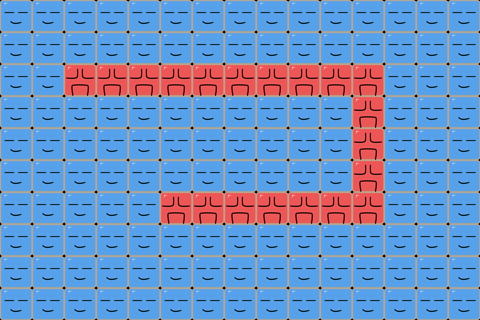

A 2D game scene composited from a Tiled map and its tileset images. What follows is a short description and the map's XML, with each tile layer's data collapsed to a summary:
An orthogonal 15x10 tile map with 32x32 px tiles, 1 tile layer (red) and 4 objects (1, 2, 3, 4).

<map version="1.0" orientation="orthogonal" width="15" height="10" tilewidth="32" tileheight="32">
 <tileset firstgid="1" name="blocks" tilewidth="32" tileheight="32">
  <image source="blocks.png" width="96" height="32" />
  <tile id="2">
   <properties>
    <property name="canTouch" value="1" />
   </properties>
  </tile>
 </tileset>
 <layer name="red" width="15" height="10">
  <data>[150 cells, 150 non-empty, 2 distinct tile ids]</data>
 </layer>
 <objectgroup name="road" width="15" height="10">
  <object name="1" x="80" y="80" />
  <object name="2" x="369" y="79" />
  <object name="3" x="369" y="210" />
  <object name="4" x="176" y="209" />
 </objectgroup>
</map>
